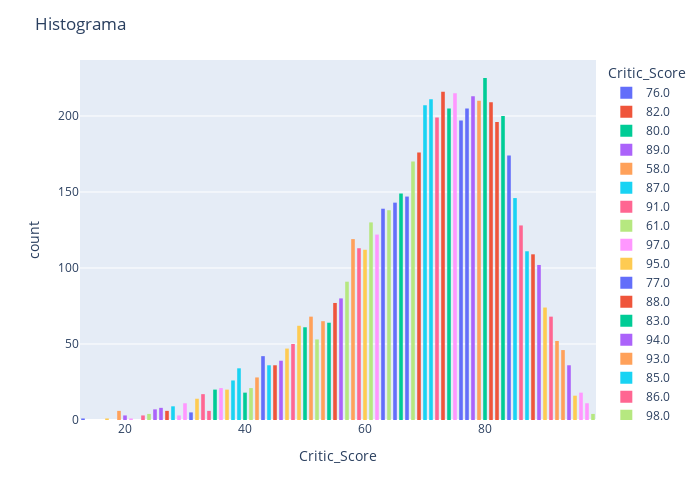
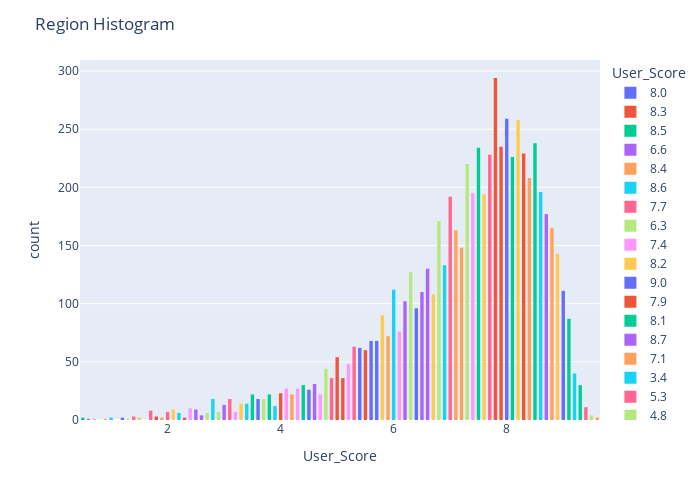

Notebook code cell kept with these figures, in order:
### Markdown cell above
Otra distribución que pienso que puede ser importante sería la de "Critic_Score" así como la de "User_Score", que como he explicado antes, deberán ser muy parecidas ya que la media de los dos es más o menos la misma.

Vamos a observar esto con un histograma:

### Code cell
# We generate the histogram of the 'Region' attribute.
figure = px.histogram(game_sales_analysis, x='Critic_Score', color='Critic_Score')
figure.update_layout(title="Histograma", bargap=0.4, width=700, height=500)

iplot(figure)

# We generate the histogram of the 'Region' attribute.
figure = px.histogram(game_sales_analysis, x='User_Score', color='User_Score')
figure.update_layout(title="Region Histogram", bargap=0.4, width=700, height=500)

iplot(figure)
